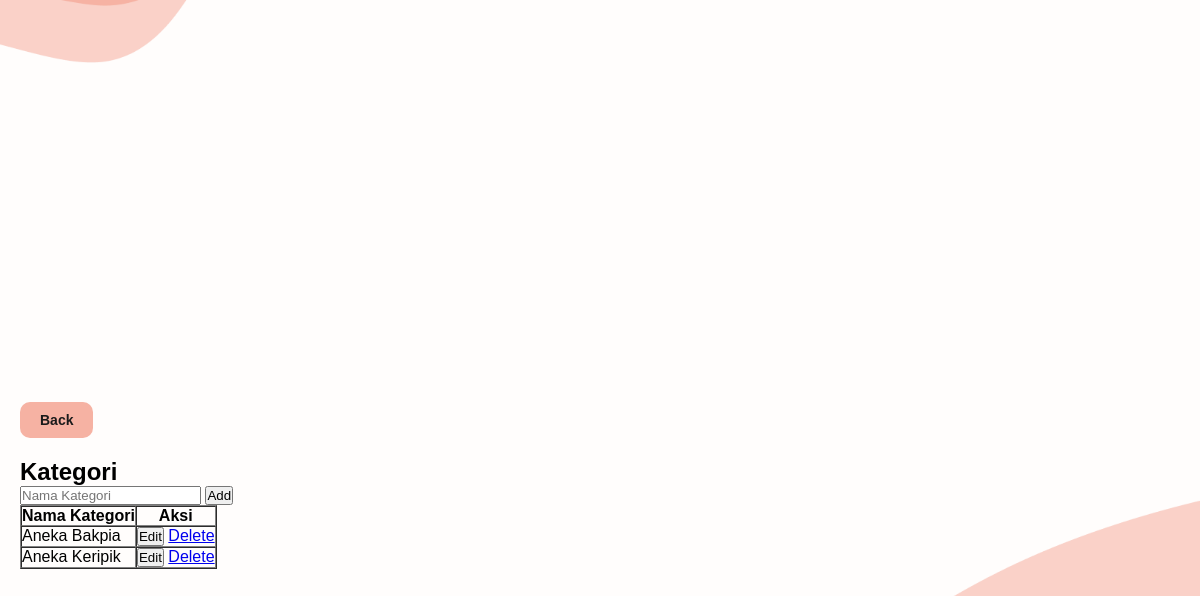
The page /addKategori.php on the database as committed earlier.
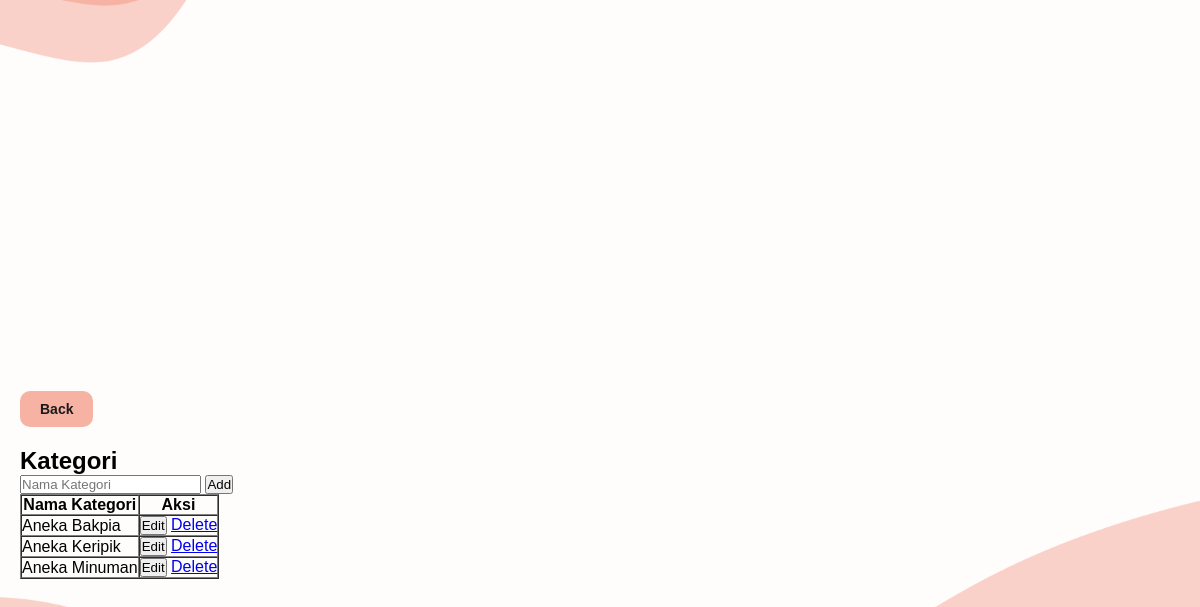
The same page on the database as committed later.
### tables this page shows
CREATE TABLE `kategori` (
  `id_kategori` int(11) NOT NULL,
  `nama_kategori` varchar(100) DEFAULT NULL
);

### addKategori.php (the view, shortened to what this page needs)
<?php
include "koneksi.php";
$query_kategori = "SELECT * FROM kategori ORDER BY id_kategori";
$result_kategori = mysqli_query($konek, $query_kategori);
?>
<!DOCTYPE html>
<html lang="en">
<head>
    <link rel="stylesheet" href="styles2.css">
</head>
<body>
<div class="container">
    <div style="margin-bottom: 20px;">
        <button class="keranjang-button" onclick="window.location.href='halaman_admin.php';">Back</button>
    </div>
    <h2>Kategori</h2>
    <form method="POST" action="">
        <input type="text" name="nama_kategori" placeholder="Nama Kategori" required>
        <button type="submit" name="addKategori">Add</button>
    </form>
    <table border="1" cellpadding="10" cellspacing="0">
        <tr>
            <th>Nama Kategori</th>
            <th>Aksi</th>
        </tr>
        <?php while ($kategori = mysqli_fetch_assoc($result_kategori)) { ?>
        <tr>
            <td><?= $kategori['nama_kategori']; ?></td>
            <td>
                <button onclick="showEditForm(<?= $kategori['id_kategori']; ?>, '<?= $kategori['nama_kategori']; ?>')">Edit</button>
                <a href="addKategori.php?delete=<?= $kategori['id_kategori']; ?>" onclick="return confirm('Yakin ingin menghapus kategori ini? Semua produk terkait akan dihapus!')">Delete</a>
            </td>
        </tr>
        <?php } ?>
    </table>
</div>
</body>
</html>

### styles2.css (style rules this page uses)
* { margin: 0; padding: 0; box-sizing: border-box; font-family: "Montserrat", sans-serif; }
body { font-family: "Montserrat", sans-serif; background-image: url("assets/background.png"); background-size: cover; background-position: center; background-repeat: no-repeat; display: flex; justify-content: center; align-items: center; min-height: 100vh; padding-top: 150px; font-family: "Montserrat", sans-serif; }
.container { max-width: 1200px; margin: 0 auto; padding: 20px; width: 100%; font-family: "Montserrat", sans-serif; }
.keranjang-button { background-color: #f6b2a3; border: none; padding: 10px 20px; border-radius: 10px; font-size: 14px; font-weight: 600; color: #1a1a1a; cursor: pointer; margin-top: 20px; display: flex; align-items: center; gap: 8px; }

Rows that differ between the two databases and show on the page:
added kategori: nama_kategori "Aneka Minuman"
